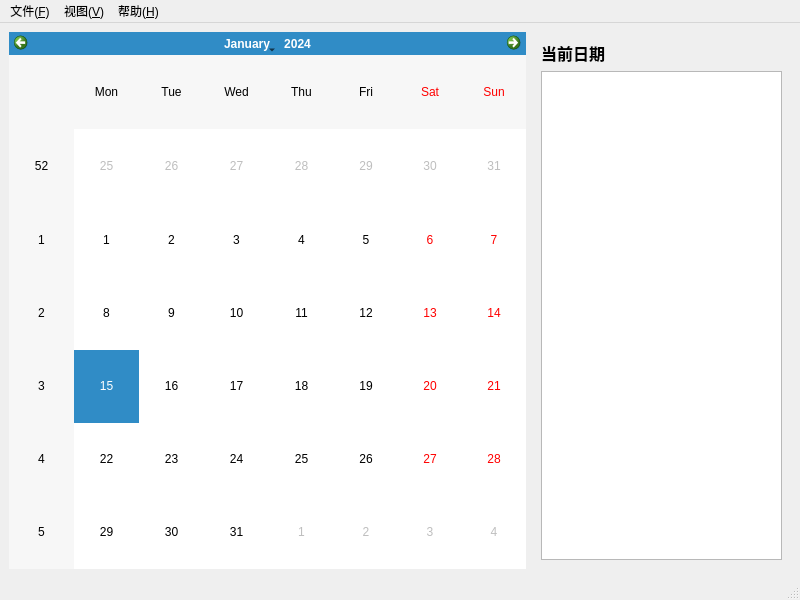
<?xml version="1.0" encoding="UTF-8"?>
<ui version="4.0">
 <class>MainWindow</class>
 <widget class="QMainWindow" name="MainWindow">
  <property name="geometry">
   <rect>
    <x>0</x>
    <y>0</y>
    <width>800</width>
    <height>600</height>
   </rect>
  </property>
  <property name="windowTitle">
   <string>MainWindow</string>
  </property>
  <widget class="QWidget" name="centralwidget">
   <layout class="QHBoxLayout" name="horizontalLayout">
    <item>
     <widget class="QCalendarWidget" name="calendarWidget">
      <property name="sizePolicy">
       <sizepolicy hsizetype="Preferred" vsizetype="Preferred">
        <horstretch>2</horstretch>
        <verstretch>0</verstretch>
       </sizepolicy>
      </property>
     </widget>
    </item>
    <item>
     <widget class="QWidget" name="rightWidget" native="true">
      <property name="sizePolicy">
       <sizepolicy hsizetype="Preferred" vsizetype="Preferred">
        <horstretch>1</horstretch>
        <verstretch>0</verstretch>
       </sizepolicy>
      </property>
      <layout class="QVBoxLayout" name="verticalLayout">
       <item>
        <widget class="QLabel" name="dateLabel">
         <property name="font">
          <font>
           <pointsize>12</pointsize>
           <bold>true</bold>
          </font>
         </property>
         <property name="text">
          <string>当前日期</string>
         </property>
        </widget>
       </item>
       <item>
        <widget class="QListWidget" name="eventList">
         <property name="sizePolicy">
          <sizepolicy hsizetype="Expanding" vsizetype="Expanding">
           <horstretch>0</horstretch>
           <verstretch>0</verstretch>
          </sizepolicy>
         </property>
        </widget>
       </item>
      </layout>
     </widget>
    </item>
   </layout>
  </widget>
  <widget class="QMenuBar" name="menubar">
   <property name="geometry">
    <rect>
     <x>0</x>
     <y>0</y>
     <width>800</width>
     <height>21</height>
    </rect>
   </property>
   <widget class="QMenu" name="menu_file">
    <property name="title">
     <string>文件(&amp;F)</string>
    </property>
    <addaction name="action_new"/>
    <addaction name="action_exit"/>
   </widget>
   <widget class="QMenu" name="menu_view">
    <property name="title">
     <string>视图(&amp;V)</string>
    </property>
    <addaction name="action_day_view"/>
    <addaction name="action_week_view"/>
    <addaction name="action_month_view"/>
   </widget>
   <widget class="QMenu" name="menu_help">
    <property name="title">
     <string>帮助(&amp;H)</string>
    </property>
    <addaction name="action_about"/>
   </widget>
   <addaction name="menu_file"/>
   <addaction name="menu_view"/>
   <addaction name="menu_help"/>
  </widget>
  <widget class="QStatusBar" name="statusbar"/>
  <action name="action_new">
   <property name="text">
    <string>新建事件(&amp;N)</string>
   </property>
   <property name="shortcut">
    <string>Ctrl+N</string>
   </property>
  </action>
  <action name="action_exit">
   <property name="text">
    <string>退出(&amp;Q)</string>
   </property>
   <property name="shortcut">
    <string>Ctrl+Q</string>
   </property>
  </action>
  <action name="action_day_view">
   <property name="text">
    <string>日视图(&amp;D)</string>
   </property>
  </action>
  <action name="action_week_view">
   <property name="text">
    <string>周视图(&amp;W)</string>
   </property>
  </action>
  <action name="action_month_view">
   <property name="text">
    <string>月视图(&amp;M)</string>
   </property>
  </action>
  <action name="action_about">
   <property name="text">
    <string>关于(&amp;A)</string>
   </property>
  </action>
 </widget>
 <resources/>
 <connections/>
</ui>
